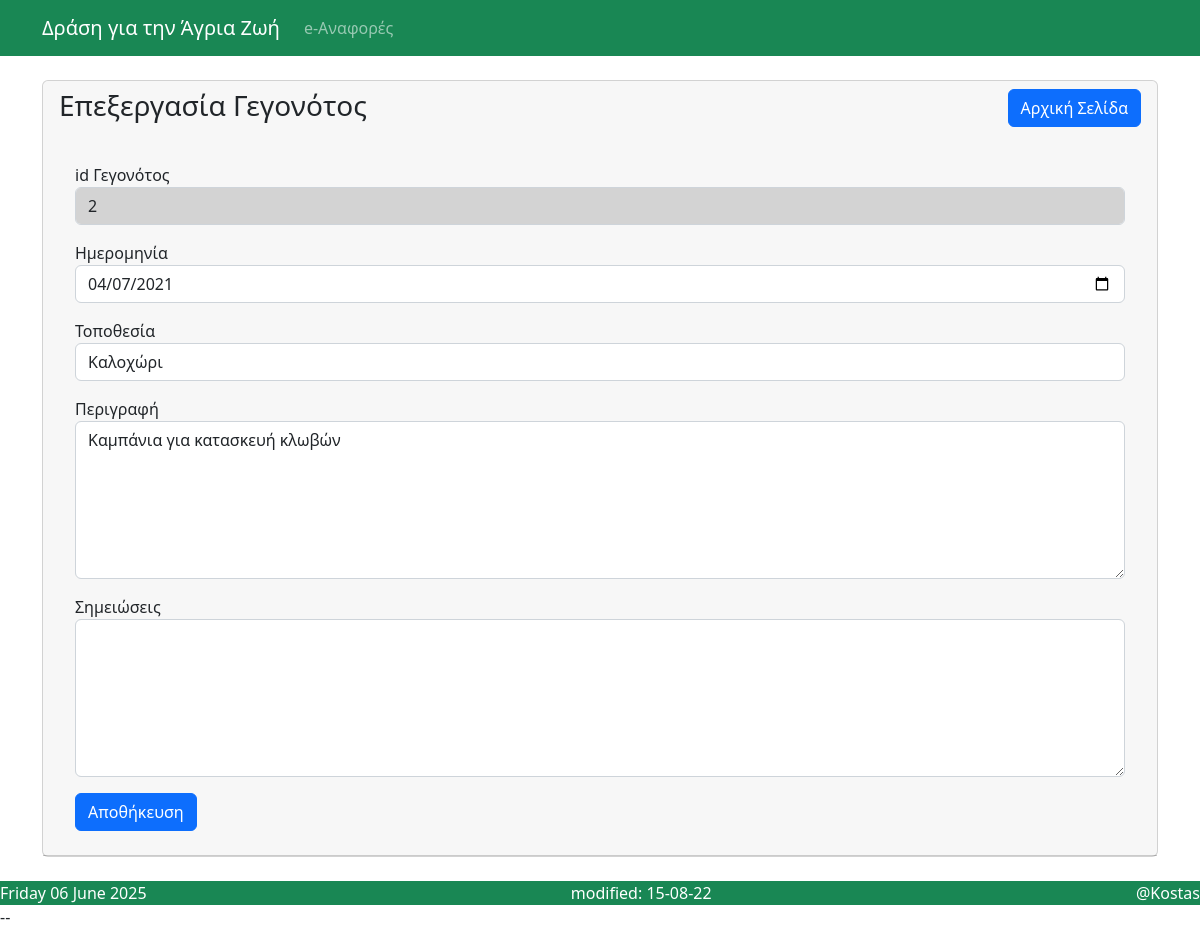
The page /event-edit.php?id=2 on the database its author committed.
### tables this page shows
CREATE TABLE IF NOT EXISTS `events` (
  `id` int(11) NOT NULL AUTO_INCREMENT,
  `date` date NOT NULL,
  `place` varchar(255) NOT NULL,
  `perigrafi` text NOT NULL,
  `simeioseis` text DEFAULT NULL,
  PRIMARY KEY (`id`)
);

### event-edit.php (the view)
<?php
include('include/header.php');
include('config/db.php');
?>
<div class="container">
    <div class="row">
        <div class="col-md-12 mt-4">
            <div class="card">
                <div class="card-header">
                    <h3>Επεξεργασία Γεγονότος
                        <a href="index.php" class="btn btn-primary float-end">Αρχική Σελίδα</a>
                    </h3>
                    <div class="card-body">
                        <?php
                        if (isset($_GET['id'])) {
                            $id = $_GET['id'];
                            $query = 'SELECT * FROM events WHERE id = :ev_id LIMIT 1';
                            $stmt = $pdo->prepare($query);
                            $stmt->execute(['ev_id' => $id]);
                            $Event = $stmt->fetch();
                        }
                        ?>
                        <form action="code-event.php" method="post" class="needs-validation">
                            <div class="mt-3">
                                <label>id Γεγονότος</label>
                                <input type="text" name="id" value="<?= $Event->id ?>" class="form-control" style="background-color:lightgrey" readonly>
                            </div>
                            <div class="mt-3">
                                <label>Ημερομηνία</label>
                                <input type="date" name="date" value="<?= $Event->date ?>" class="form-control" required>
                            </div>
                            <div class="mt-3">
                                <label>Τοποθεσία</label>
                                <input type="text" name="place" class="form-control" value="<?= $Event->place ?>" required>
                            </div>
                            <div class="mt-3">
                                <label>Περιγραφή</label>
                                <textarea name="perigrafi" class="form-control" rows="6" required><?= $Event->perigrafi ?></textarea>
                            </div>
                            <div class="mt-3">
                                <label>Σημειώσεις</label>
                                <textarea name="simeioseis" class="form-control" rows="6"><?= $Event->simeioseis ?></textarea>
                            </div>
                            <div class="mt-3">
                                <button type="submit" name="update-event-btn" class="btn btn-primary">Αποθήκευση</button>
                            </div>
                        </form>
                    </div>
                </div>
            </div>
        </div>
    </div>
</div>
<?php include('include/footer.php'); ?>

### rows shown on the page
events: id "2", date "04/07/2021", place "Καλοχώρι", perigrafi "Καμπάνια για κατασκευή κλωβών"
